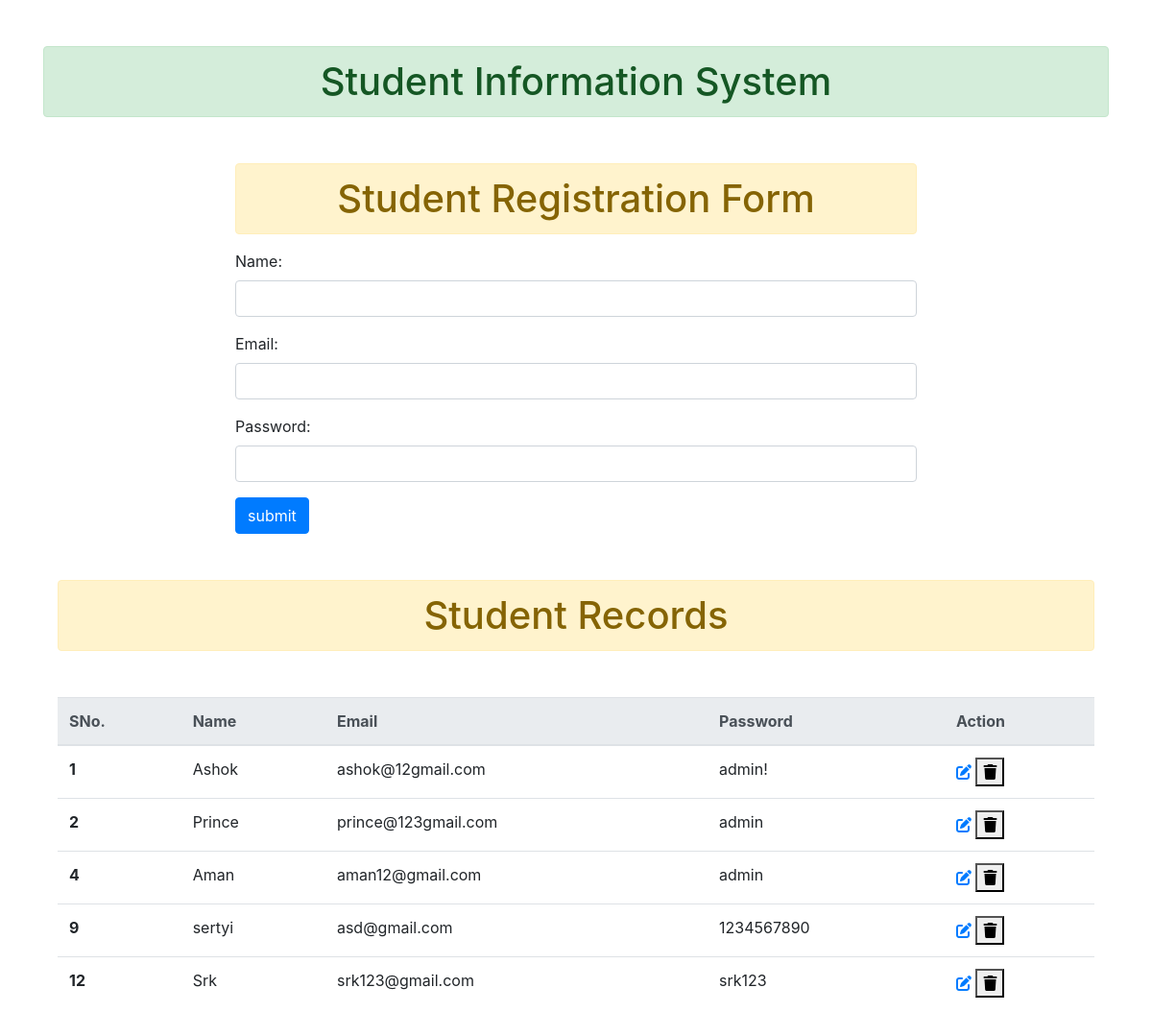
The page / on the database its author committed.
### app1/models.py (models this page shows, shortened)
class Student(models.Model):
    name =models.CharField(max_length=30, null=True)
    email=models.EmailField(max_length=60, null=True)
    password=models.CharField(max_length=12, null=True)

### app1/views.py (the view)
# urls.py: 2. Add a URL to urlpatterns:  path('', views.home, name='home')
def home(request):
    form= StudentForm()
    if request.method == 'POST':
        form = StudentForm(request.POST)
        form.save()
        form= StudentForm
    data = Student.objects.all()
    context ={
        'form': form,
        'data': data
    }
    return render(request, 'app1/index.html', context)

### app1/forms.py
class StudentForm(ModelForm):
    class Meta:
        model = Student
        fields='__all__'
        widgets ={
            'name' :forms.TextInput(attrs={'class':'form-control'}),
            'email' :forms.EmailInput(attrs={'class':'form-control'}),
            'password' :forms.PasswordInput(attrs={'class':'form-control'}, render_value=True)
        }

### app1/templates/app1/index.html (shortened to what this page needs)
{% extends 'app1/base.html' %}
{% block content %}
<div class="container">
    <div class="row">
        <div class="col col-8 offset-2">
            <h1 class=" alert alert-warning text-center">Student Registration Form </h1>
  <form method="POST">
    {{form.as_p}}
    <input type="submit" value="submit" class="btn btn-primary">
  </form>
</div>
</div>
     <br> <br>
     <h1 class=" alert alert-warning text-center">Student Records </h1>
      <table class="table my-5">
        <thead class="thead-light">
          <tr>
            <th scope="col">SNo.</th>
            <th scope="col">Name</th>
            <th scope="col">Email</th>
            <th scope="col">Password</th>
            <th scope="col">Action</th>
          </tr>
        </thead>
        <tbody>
            {% for i in data %}
          <tr>
            <th scope="row">{{i.id}}</th>
            <td>{{i.name}}</td>
            <td>{{i.email}}</td>
            <td>{{i.password}}</td>
            <td>
                <a href="{% url 'update' i.id %}">
                    <i class="fa-solid fa-pen-to-square"></i>
                </a>
                <form action="{% url  'delete' i.id %}"  method="post"  class="d-inline">
                    <button type="submit">
                    <i class="fa-solid fa-trash"></i>
                      </button>
            </form>
            </td>
          </tr>
           {% endfor %}
        </tbody>
      </table>
</div>
{% endblock content %}

### app1/templates/app1/base.html (shortened to what this page needs)
<!doctype html>
<html lang="en">
  <head>
    <link rel="stylesheet" href="https://cdn.jsdelivr.net/npm/bootstrap@4.3.1/dist/css/bootstrap.min.css">
  </head>
  <body>
    <div class="container">
    <h1 class="alert alert-success my-5 text-center">Student Information System</h1>
    {% block content %}
    {% endblock content %}
    </div>
  </body>
</html>

### rows shown on the page
Student: id "1", name "Ashok", email "ashok@12gmail.com", password "admin!"
Student: id "2", name "Prince", email "prince@123gmail.com", password "admin"
Student: id "4", name "Aman", email "aman12@gmail.com", password "admin"
Student: id "9", name "sertyi", email "asd@gmail.com", password "1234567890"
Student: id "12", name "Srk", email "srk123@gmail.com", password "srk123"
